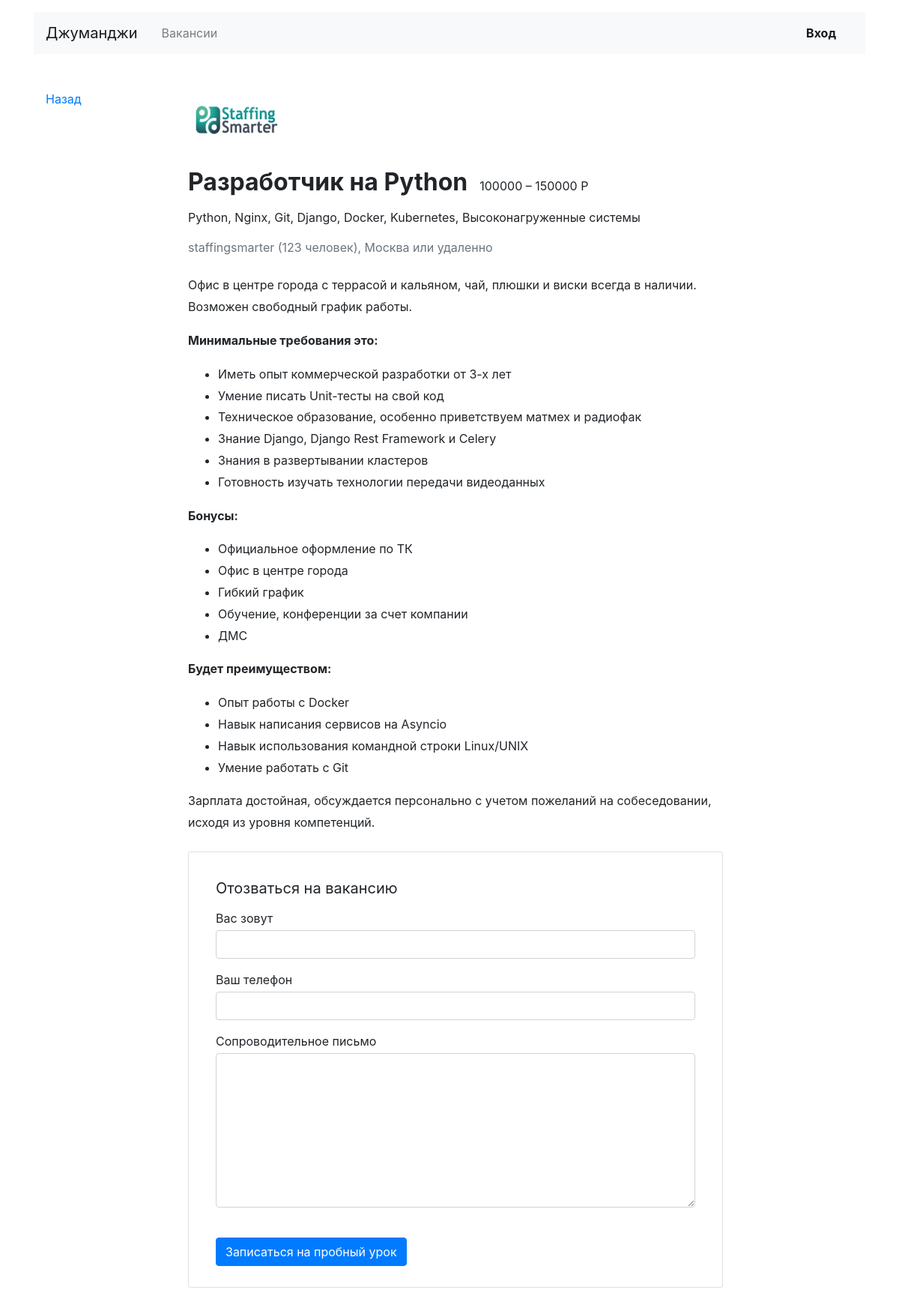
Screenshot of /vacancies/1 with the database file from the repository.
### jobs/models.py (models this page shows, shortened)
class Vacancy(models.Model):
    title = models.CharField(max_length=128)
    specialty = models.ForeignKey(Specialty, on_delete=models.CASCADE, related_name='vacancies')
    company = models.ForeignKey(Company, on_delete=models.CASCADE, related_name='vacancies')
    skills = models.TextField()
    description = models.TextField()
    salary_min = models.IntegerField()
    salary_max = models.IntegerField()
    published_at = models.DateField()

class Company(models.Model):
    name = models.CharField(max_length=128)
    location = models.CharField(max_length=128)
    logo = models.URLField(default='https://place-hold.it/100x60')
    description = models.TextField()
    employee_count = models.IntegerField()

### jobs/views.py (the view)
# urls.py: path('vacancies/<int:vacancy_id>', vacancy_view, name='vacancy'),
def vacancy_view(request: HttpRequest, vacancy_id: int):
    try:
        job = Vacancy.objects.get(id=vacancy_id)
    except ObjectDoesNotExist:
        raise Http404
    return render(
        request,
        'jobs/vacancy.html',
        context={'job': job},
    )

### jobs/templates/jobs/vacancy.html
{% extends "jobs/base.html" %}
{% block container %}
<main class="container mt-3 pb-5">
    <div class="row mt-5">
        <div class="col-12 col-lg-2">
            <div class="pl-3 mb-5">
                <p><a href="{{ request.META.HTTP_REFERER }}">Назад</a></p>
            </div>
        </div>
        <div class="col-12 col-lg-8">
            <section class="pl-3">
                <a href="#"><img src="../static/jobs/companies/{{ job.company.logo }}" width="130" height="80" alt=""></a>
                <div class="d-flex align-items-baseline align-content-baseline">
                    <h1 class="h2 mt-4 font-weight-bold">{{ job.title }}</h1>
                    <p class="m-0 pl-3">{{ job.salary_min }} – {{ job.salary_max }} Р</p>
                </div>
                <p class="mt-2">{% for skill in job.skills %}{{ skill }}{% endfor %}</p>
                <p class="text-muted mb-4">{{ job.company.name }} ({{ job.company.employee_count }} человек), {{ job.company.location }} или удаленно</p>
                <div style="line-height: 1.8;">
                    {{ job.description|safe }}
                </div>
                <form action="/echo" class="card mt-4 mb-3" enctype="multipart/form-data">
                    <div class="card-body mx-3">
                        <p class="h5 mt-3 font-weight-normal">Отозваться на вакансию</p>
                        <div class="form-group">
                            <label class="mb-1 mt-2" for="userName">Вас зовут</label>
                            <input class="form-control" type="text" placeholder="" id="userName">
                        </div>
                        <div class="form-group">
                            <label class="mb-1" for="userPhone">Ваш телефон</label>
                            <input class="form-control" type="tel" placeholder="" id="userPhone">
                        </div>
                        <div class="form-group">
                            <label class="mb-1" for="userMsg">Сопроводительное письмо</label>
                            <textarea class="form-control" rows="8" id="userMsg"></textarea>
                        </div>
                        <input type="submit" class="btn btn-primary mt-4 mb-2" value="Записаться на пробный урок">
                    </div>
                </form>
            </section>
        </div>
    </div>
</main>
{% endblock %}

### rows the page displays
Vacancy: company.logo (picture), title "Разработчик на Python", salary_min "100000", salary_max "150000", company.name "staffingsmarter", company.employee_count "123", company.location "Москва", description "Офис в центре города с террасой и кальяном, чай, плюшки и виски всегда в наличии. Возможен свободный график работы. Минимальные требования это: Иметь опыт коммерческой разработки от 3-х лет Умение писать Unit-тесты на свой код Техническое образование, особенно приветствуем матмех и радиофак Знание Django, Django Rest Framework и Celery Знания в развертывании кластеров Готовность изучать технологии передачи видеоданных Бонусы: Официальное оформление по ТК Офис в центре города Гибкий график Обучение, конференции за счет компании ДМС Будет преимуществом: Опыт работы с Docker Навык написания сервисов на Asyncio Навык использования командной строки Linux/UNIX Умение работать с Git Зарплата…"

### other values shown
{{ skill }} "P" "y" "t" "h" "o" "n" "," "N" "g" "i" "n" "x" "," "G" "i" "t" "," "D" "j" "a" "n" "g" "o" "," "D" "o" "c" "k" "e" "r" "," "K" "u" "b" "e" "r" "n" "e" "t" "e" "s" "," "В" "ы" "с" "о" "к" "о" "н" "а" "г" "р" "у" "ж" "е" "н" "н" "ы" "е" "с" "и" "с" "т" "е" "м" "ы"
